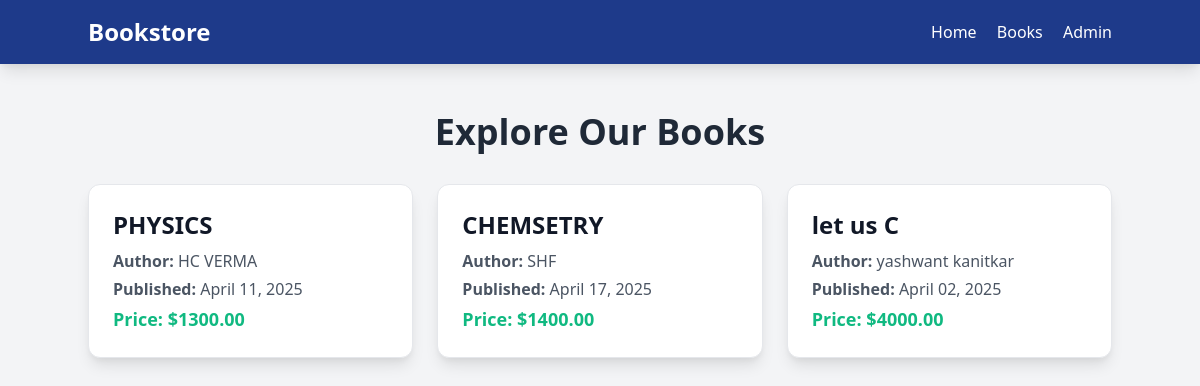
The page /books/ on the database as committed earlier.
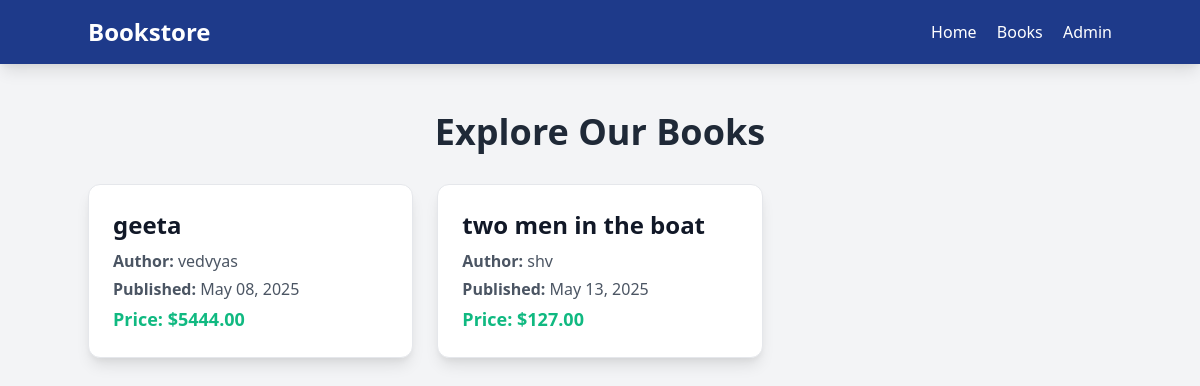
The same page on the database as committed later.
### books/models.py (models this page shows, shortened)
class Book(models.Model):
    title = models.CharField(max_length=200)
    author = models.CharField(max_length=100)
    published_date = models.DateField()
    price = models.DecimalField(max_digits=6, decimal_places=2)
    is_visible = models.BooleanField(default=True)

### books/views.py (the view)
# urls.py: path('books/', views.BookListView.as_view(), name='book_list'),
class BookListView(ListView):
    model = Book
    template_name = 'books/book_list.html'
    context_object_name = 'books'
    def get_queryset(self):
        return Book.objects.filter(is_visible=True)

### books/templates/books/book_list.html (shortened to what this page needs)
{% extends "base.html" %}
{% load static %}
{% block content %}
    <nav class="bg-blue-900 text-white p-4 sticky top-0 z-50 shadow-lg">
        <div class="container mx-auto flex justify-between items-center">
            <a href="{% url 'books:home' %}" class="text-2xl font-bold">Bookstore</a>
            <div class="space-x-4">
                <a href="{% url 'books:home' %}" class="hover:text-green-400">Home</a>
                <a href="{% url 'books:book_list' %}" class="hover:text-green-400">Books</a>
                <a href="{% url 'admin:index' %}" class="hover:text-green-400">Admin</a>
            </div>
        </div>
    </nav>
    <div class="container mx-auto py-12">
        <h1 class="text-3xl sm:text-4xl font-extrabold text-gray-800 mb-8 text-center">Explore Our Books</h1>
        {% if books %}
            <div class="grid grid-cols-1 sm:grid-cols-2 lg:grid-cols-3 gap-6">
                {% for book in books %}
                    <div class="bg-white p-6 rounded-xl shadow-lg border border-gray-200 transform hover:scale-105 transition duration-300">
                        <h2 class="text-xl sm:text-2xl font-semibold text-gray-900 mb-2">
                            <a href="{% url 'books:book_detail' book.pk %}" class="hover:text-blue-900">
                                {{ book.title }}
                            </a>
                        </h2>
                        <p class="text-gray-600 mb-1"><strong>Author:</strong> {{ book.author }}</p>
                        <p class="text-gray-600 mb-1"><strong>Published:</strong> {{ book.published_date|date:"F d, Y" }}</p>
                        <p class="text-green-500 font-bold text-lg"><strong>Price:</strong> ${{ book.price }}</p>
                    </div>
                {% endfor %}
            </div>
        {% else %}
            <p class="text-gray-500 text-center text-lg">No books available at the moment.</p>
        {% endif %}
    </div>
{% endblock %}

Rows that differ between the two databases and show on the page:
removed Book: title "PHYSICS", author "HC VERMA", published_date "April 11, 2025", price "1300.00"
removed Book: title "let us C", author "yashwant kanitkar", published_date "April 02, 2025", price "4000.00"
added Book: title "geeta", author "vedvyas", published_date "May 08, 2025", price "5444.00"
changed Book: title "CHEMSETRY" → "two men in the boat"; author "SHF" → "shv"; published_date "April 17, 2025" → "May 13, 2025"; price "1400.00" → "127.00"
